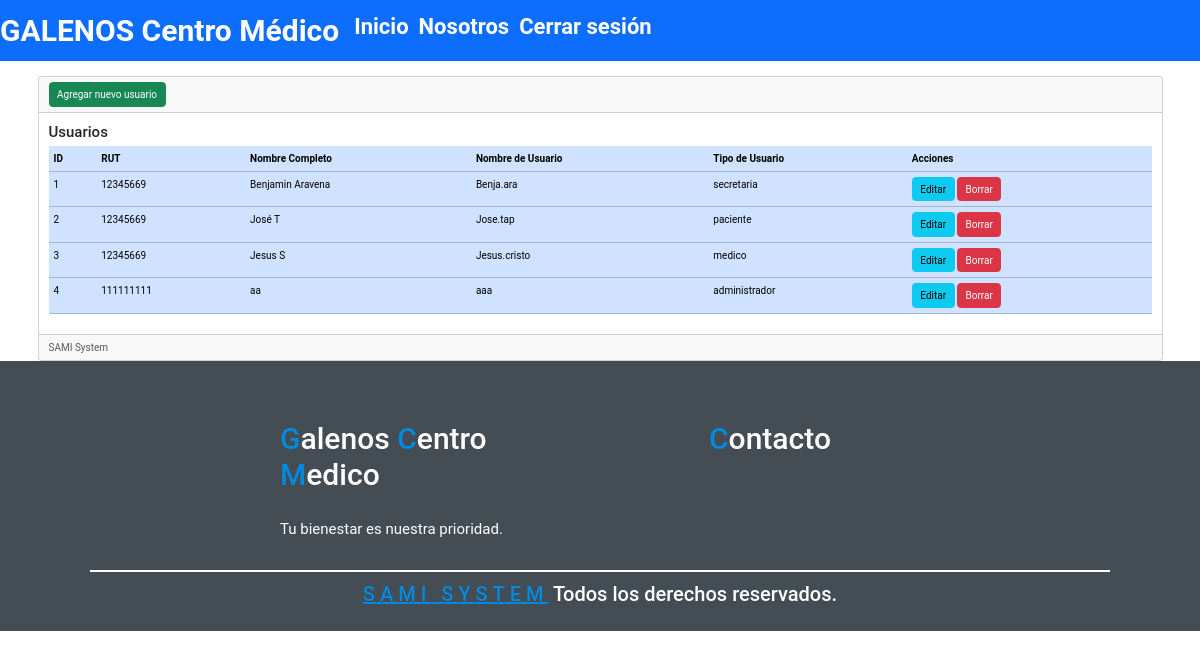
The page /usuarios on the database its author committed.
### crud/models.py (models this page shows, shortened)
class Usuario(models.Model):
    code = models.AutoField(primary_key=True, verbose_name="codigo")
    rut = models.CharField(max_length=12)
    nombre_usuario = models.CharField(max_length=20, verbose_name="Nombre Usuario")
    nombre_completo = models.CharField(max_length=50, verbose_name="Nombre Completo")
    correo = models.EmailField(max_length=100, blank=True, null=True)  # Campo de correo
    contrasenna = models.CharField(max_length=20, verbose_name="Contraseña")
    tipo_usuario = models.CharField(max_length=20, choices=TIPO_USUARIO_CHOICES, verbose_name="Tipo Usuario")

### crud/views.py (the view)
# urls.py: path('usuarios', views.usuarios, name='usuarios'),  # Lista de usuarios
def usuarios(request):
    usuarios= Usuario.objects.all()
    return render(request, 'usuarios/index.html', {'usuarios': usuarios})

### crud/templates/usuarios/index.html (shortened to what this page needs)
{% extends "base.html" %}
    {% block contenido %}
    <div class="card">
        <div class="card-header">
            <a name=""
                id=""
                class="btn btn-success"
                href="{% url 'crear' %}"
                role="button">Agregar nuevo usuario</a
            >
        </div>
        <div class="card-body">
            <h4 class="card-title">Usuarios</h4>
            <div class="table-responsive">
                <table class="table table-primary">
                    <thead>
                        <tr>
                            <th scope="col">ID</th>
                            <th scope="col">RUT</th>
                            <th scope="col">Nombre Completo</th>
                            <th scope="col">Nombre de Usuario</th>
                            <th scope="col">Tipo de Usuario</th>
                            <th scope="col">Acciones</th>
                        </tr>
                    </thead>
                    <tbody>
                        {% for usuario in usuarios %}
                        <tr class="">
                            <td scope="row">{{ usuario.code }}</td>
                            <td>{{ usuario.rut }}</td>
                            <td>{{ usuario.nombre_completo }}</td>
                            <td>{{ usuario.nombre_usuario }}</td>
                            <td>{{ usuario.tipo_usuario }}</td>
                            <td>
                                <a name="" id="" class="btn btn-info" href="{% url 'editar' usuario.code %}" role="button">Editar</a>
                                <a name="" id="" class="btn btn-danger" href="{% url 'eliminar' usuario.code %}" role="button">Borrar</a>
                            </td>
                        </tr>
                        {% endfor %}
                    </tbody>
                </table>
            </div>
        </div>
        <div class="card-footer text-muted">
            SAMI System
        </div>
    </div>
    {% endblock %}

### crud/static/core/css/style.css (style rules this page uses)
:root { --blue:#0188df; --black:#444d53; --wight:#fff; }
* { font-family: "Roboto", sans-serif; margin: 0; padding: 0; text-decoration: none; outline: none; box-sizing: border-box; transition: all linear .2s; }
html { font-size: 62.5%; overflow-x: hidden; }

### rows shown on the page
Usuario: code "1", rut "12345669", nombre_completo "Benjamin Aravena", nombre_usuario "Benja.ara", tipo_usuario "secretaria"
Usuario: code "2", rut "12345669", nombre_completo "José T", nombre_usuario "Jose.tap", tipo_usuario "paciente"
Usuario: code "3", rut "12345669", nombre_completo "Jesus S", nombre_usuario "Jesus.cristo", tipo_usuario "medico"
Usuario: code "4", rut "111111111", nombre_completo "aa", nombre_usuario "aaa", tipo_usuario "administrador"
